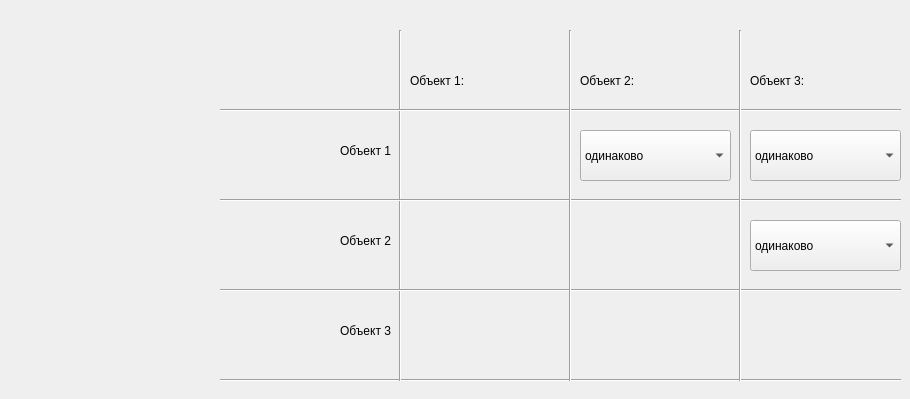
   <widget class="QWidget" name="tab_3">
    <attribute name="title">
     <string>Второй</string>
    </attribute>
    <widget class="QLabel" name="label_17">
     <property name="geometry">
      <rect>
       <x>410</x>
       <y>70</y>
       <width>141</width>
       <height>21</height>
      </rect>
     </property>
     <property name="text">
      <string>Объект 1:</string>
     </property>
    </widget>
    <widget class="QLabel" name="label_10">
     <property name="geometry">
      <rect>
       <x>580</x>
       <y>70</y>
       <width>141</width>
       <height>21</height>
      </rect>
     </property>
     <property name="text">
      <string>Объект 2:</string>
     </property>
    </widget>
    <widget class="QLabel" name="label_18">
     <property name="geometry">
      <rect>
       <x>230</x>
       <y>130</y>
       <width>161</width>
       <height>41</height>
      </rect>
     </property>
     <property name="layoutDirection">
      <enum>Qt::LeftToRight</enum>
     </property>
     <property name="text">
      <string>Объект 1</string>
     </property>
     <property name="alignment">
      <set>Qt::AlignRight|Qt::AlignTrailing|Qt::AlignVCenter</set>
     </property>
    </widget>
    <widget class="QLabel" name="label_13">
     <property name="geometry">
      <rect>
       <x>230</x>
       <y>220</y>
       <width>161</width>
       <height>41</height>
      </rect>
     </property>
     <property name="layoutDirection">
      <enum>Qt::LeftToRight</enum>
     </property>
     <property name="text">
      <string>Объект 2</string>
     </property>
     <property name="alignment">
      <set>Qt::AlignRight|Qt::AlignTrailing|Qt::AlignVCenter</set>
     </property>
    </widget>
    <widget class="QComboBox" name="comboBox_13">
     <property name="geometry">
      <rect>
       <x>750</x>
       <y>220</y>
       <width>151</width>
       <height>51</height>
      </rect>
     </property>
     <item>
      <property name="text">
       <string>одинаково</string>
      </property>
     </item>
     <item>
      <property name="text">
       <string>немного лучше</string>
      </property>
     </item>
     <item>
      <property name="text">
       <string>лучше</string>
      </property>
     </item>
     <item>
      <property name="text">
       <string>значительно лучше</string>
      </property>
     </item>
     <item>
      <property name="text">
       <string>принципиально лучше</string>
      </property>
     </item>
     <item>
      <property name="text">
       <string>немного хуже</string>
      </property>
     </item>
     <item>
      <property name="text">
       <string>хуже</string>
      </property>
     </item>
     <item>
      <property name="text">
       <string>значительно хуже</string>
      </property>
     </item>
     <item>
      <property name="text">
       <string>принципиально хуже</string>
      </property>
     </item>
    </widget>
    <widget class="Line" name="line_16">
     <property name="geometry">
      <rect>
       <x>220</x>
       <y>370</y>
       <width>681</width>
       <height>20</height>
      </rect>
     </property>
     <property name="orientation">
      <enum>Qt::Horizontal</enum>
     </property>
    </widget>
    <widget class="QComboBox" name="comboBox_11">
     <property name="geometry">
      <rect>
       <x>750</x>
       <y>130</y>
       <width>151</width>
       <height>51</height>
      </rect>
     </property>
     <item>
      <property name="text">
       <string>одинаково</string>
      </property>
     </item>
     <item>
      <property name="text">
       <string>немного лучше</string>
      </property>
     </item>
     <item>
      <property name="text">
       <string>лучше</string>
      </property>
     </item>
     <item>
      <property name="text">
       <string>значительно лучше</string>
      </property>
     </item>
     <item>
      <property name="text">
       <string>принципиально лучше</string>
      </property>
     </item>
     <item>
      <property name="text">
       <string>немного хуже</string>
      </property>
     </item>
     <item>
      <property name="text">
       <string>хуже</string>
      </property>
     </item>
     <item>
      <property name="text">
       <string>значительно хуже</string>
      </property>
     </item>
     <item>
      <property name="text">
       <string>принципиально хуже</string>
      </property>
     </item>
    </widget>
    <widget class="QComboBox" name="comboBox_14">
     <property name="geometry">
      <rect>
       <x>580</x>
       <y>130</y>
       <width>151</width>
       <height>51</height>
      </rect>
     </property>
     <item>
      <property name="text">
       <string>одинаково</string>
      </property>
     </item>
     <item>
      <property name="text">
       <string>немного лучше</string>
      </property>
     </item>
     <item>
      <property name="text">
       <string>лучше</string>
      </property>
     </item>
     <item>
      <property name="text">
       <string>значительно лучше</string>
      </property>
     </item>
     <item>
      <property name="text">
       <string>принципиально лучше</string>
      </property>
     </item>
     <item>
      <property name="text">
       <string>немного хуже</string>
      </property>
     </item>
     <item>
      <property name="text">
       <string>хуже</string>
      </property>
     </item>
     <item>
      <property name="text">
       <string>значительно хуже</string>
      </property>
     </item>
     <item>
      <property name="text">
       <string>принципиально хуже</string>
      </property>
     </item>
    </widget>
    <widget class="QLabel" name="label_19">
     <property name="geometry">
      <rect>
       <x>750</x>
       <y>70</y>
       <width>141</width>
       <height>21</height>
      </rect>
     </property>
     <property name="text">
      <string>Объект 3:</string>
     </property>
    </widget>
    <widget class="QLabel" name="label_20">
     <property name="geometry">
      <rect>
       <x>230</x>
       <y>310</y>
       <width>161</width>
       <height>41</height>
      </rect>
     </property>
     <property name="layoutDirection">
      <enum>Qt::LeftToRight</enum>
     </property>
     <property name="text">
      <string>Объект 3</string>
     </property>
     <property name="alignment">
      <set>Qt::AlignRight|Qt::AlignTrailing|Qt::AlignVCenter</set>
     </property>
    </widget>
    <widget class="Line" name="line_19">
     <property name="geometry">
      <rect>
       <x>390</x>
       <y>30</y>
       <width>20</width>
       <height>351</height>
      </rect>
     </property>
     <property name="orientation">
      <enum>Qt::Vertical</enum>
     </property>
    </widget>
    <widget class="Line" name="line_20">
     <property name="geometry">
      <rect>
       <x>220</x>
       <y>280</y>
       <width>681</width>
       <height>20</height>
      </rect>
     </property>
     <property name="orientation">
      <enum>Qt::Horizontal</enum>
     </property>
    </widget>
    <widget class="Line" name="line_21">
     <property name="geometry">
      <rect>
       <x>220</x>
       <y>100</y>
       <width>681</width>
       <height>20</height>
      </rect>
     </property>
     <property name="orientation">
      <enum>Qt::Horizontal</enum>
     </property>
    </widget>
    <widget class="Line" name="line_22">
     <property name="geometry">
      <rect>
       <x>220</x>
       <y>190</y>
       <width>681</width>
       <height>20</height>
      </rect>
     </property>
     <property name="orientation">
      <enum>Qt::Horizontal</enum>
     </property>
    </widget>
    <widget class="Line" name="line_23">
     <property name="geometry">
      <rect>
       <x>560</x>
       <y>30</y>
       <width>20</width>
       <height>351</height>
      </rect>
     </property>
     <property name="orientation">
      <enum>Qt::Vertical</enum>
     </property>
    </widget>
    <widget class="Line" name="line_24">
     <property name="geometry">
      <rect>
       <x>730</x>
       <y>30</y>
       <width>20</width>
       <height>351</height>
      </rect>
     </property>
     <property name="orientation">
      <enum>Qt::Vertical</enum>
     </property>
    </widget>
   </widget>
